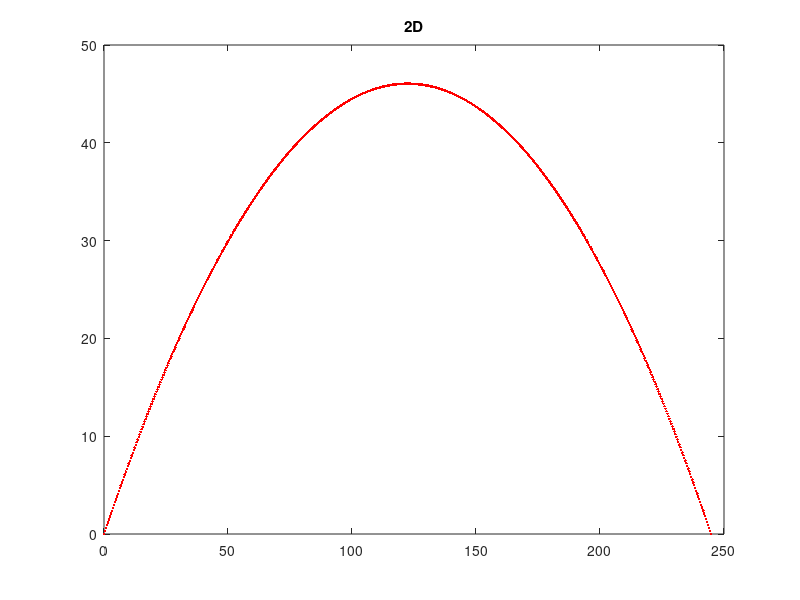

Reproduce this figure in MATLAB. (Note: this script raises an error after producing the figure.)
clc
clear all
close all
%%%%%%%%%%%%%%%%%%%%%%%%%%%%%%%  1.2    %%%%%%%%%%%%%%%%%%%%%%%%%%%%%%%

v0=50;
theta_d=37;
theta=theta_d*2*pi/360;  %degrees para radians
x0=0;
y0=0; %% alinea d)
%y0=55;
g=[0;-9.8];
m=1;
t0=0;
tf=10;
h=0.01;
t=t0:h:tf;
N=length(t);
r=zeros(2,N);
v=zeros(2,N);
r(1,1)=x0;
r(2,1)=y0;
vx0=v0*cos(theta);
vy0=v0*sin(theta);
v(1,1)=vx0;
v(2,1)=vy0;

for i=1:N-1
    v(:,i+1)=v(:,i)+g*h;  %vx and vy
    r(:,i+1)=r(:,i)+v(:,i+1)*h;    %x and y
    if r(2,i+1)<0   %%y=0
        break
    end
end


R_obtido=interp1(r(2,i:i+1),r(1,i:i+1),0,"linear");

R_teorico=-v0^2*sin(2*theta)/g(2)
R_obtido   %%y0=0 
figure(1)
plot(r(1,1:i),r(2,1:i),".r")
title("2D")

%%%%%%%%%%%%%%%%%%%%%%%%%%%%%%  1.3_centrifugal %%%%%%%%%%%%%%%%%%%%%%%%%%%



alpha=40.6;
R=6.37*10^6;
w=7.292*10^-5;
H=200;
m=1;
t0=0;
tf=10;
h=0.01;
t=t0:h:tf;
N=length(t);
v=zeros(3,N);
r=zeros(3,N);
g=[0;0;-9.8];
r(3,1)=H;
w=[-w*cos(alpha);0;w*sin(alpha)];
R=[0 0 R];
a_centrifugal=cross(w,cross(w,R));
a=g-a_centrifugal.';

for i=1:N-1
    v(:,i+1)=v(:,i)+a*h;
    r(:,i+1)=r(:,i)+v(:,i+1)*h;
    if r(3,i+1)<0
        break
    end
end

x_cent=interp1(r(3,i:i+1),r(1,i:i+1),0,"linear")
y_cent=interp1(r(3,i:i+1),r(2,i:i+1),0,"linear")

figure(2)
plot3(r(1,1:i),r(2,1:i),r(3,1:i),".r")
title("3D-centrifugal")


%%%%%%%%%%%%%%%%%%%%%%%%%%%%    1.3_coriolis %%%%%%%%%%%%%%%%%%%%%%%%%%%


alpha=40.6;
R=6.37*10^6;
w=7.292*10^-5;
H=200;
m=1;
t0=0;
tf=10;
h=0.01;
t=t0:h:tf;
N=length(t);
v=zeros(3,N);
r=zeros(3,N);
a=zeros(3,N);
g=[0;0;-9.8];
r(3,1)=H;
a(:,1)=g;
w=[-w*cos(alpha);0;w*sin(alpha)];
R=[0 0 R];

for i=1:N-1
    v(:,i+1)=v(:,i)+a(:,i)*h;
    a(:,i+1)=g-2*cross(w,v(:,i+1));
    r(:,i+1)=r(:,i)+v(:,i+1)*h;
    if r(3,i+1)<0
        break
    end
end

x_cori=interp1(r(3,i:i+1),r(1,i:i+1),0,"linear")
y_cori=interp1(r(3,i:i+1),r(2,i:i+1),0,"linear")

figure(3)
plot3(r(1,1:i),r(2,1:i),r(3,1:i),".r")
title("3D-coriolis")










































